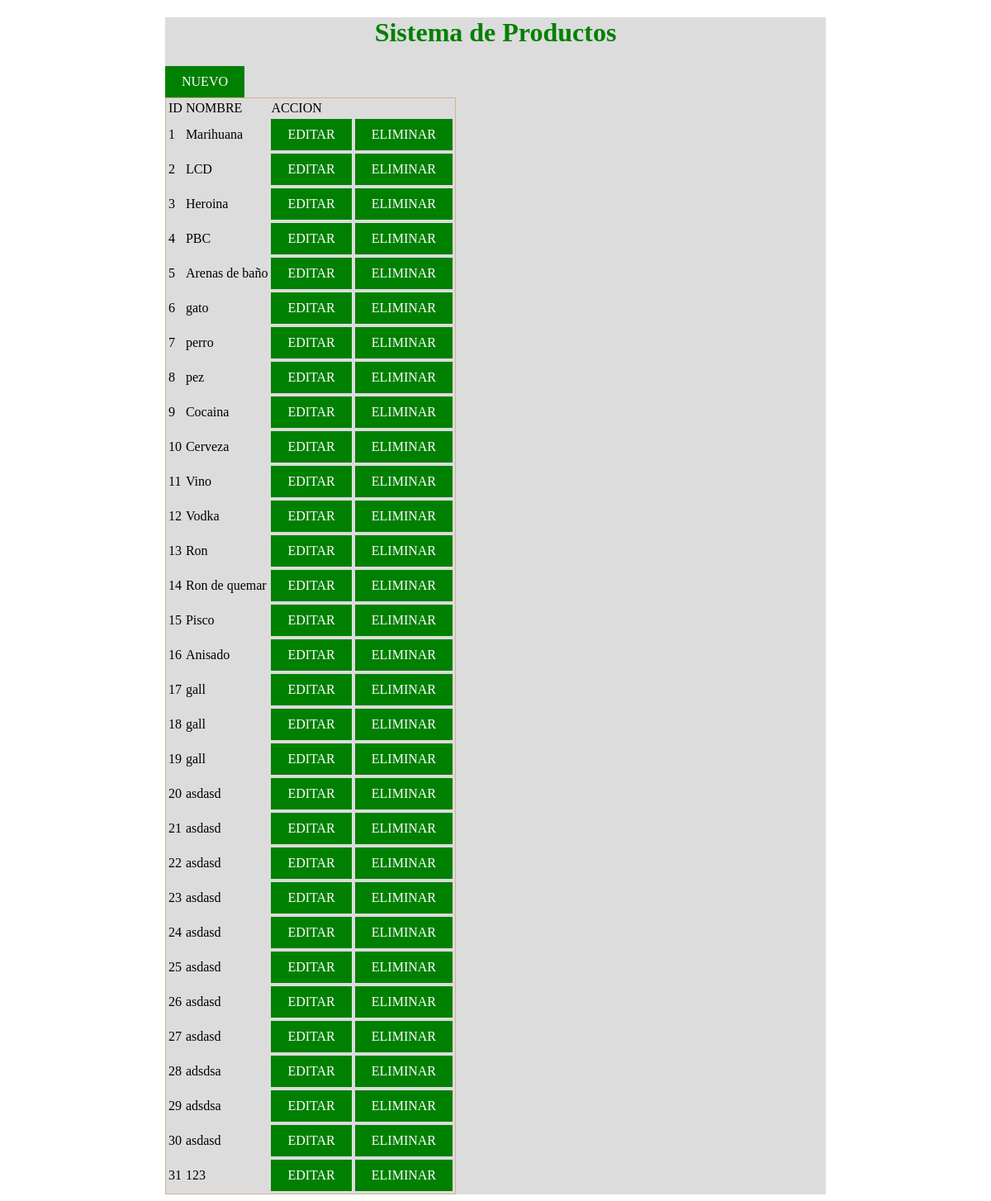
The page / on the database its author committed.
### tables this page shows
CREATE TABLE `product` (
  `id` int(11) NOT NULL,
  `name` varchar(100) NOT NULL,
  `price` decimal(10,0) NOT NULL
);

### controller/indexController.php (called while the page is built, shortened)
<?php
    require_once "model/indexModel.php";
    class ModeloController{
        static function index(){
            $product = new Modelo();
            $data = $product->Select("product","1");
            require_once "view/index.php";
        }
    }

### model/indexModel.php (called while the page is built, shortened)
<?php
class Modelo{
    private $db;
    private $datos;
    public function __construct()
    {
        $this->db = new PDO("mysql:host=localhost;dbname=mvcphp","root","");
    }
    public function Select($table,$condition){
        $sql = "SELECT * FROM $table WHERE $condition;";
        $result = $this->db->query($sql);
        while ($rows=$result->fetchAll(PDO::FETCH_ASSOC)) {
            $this-> datos[ ]=$rows ;
        }
        return $this->datos;
    }
}

### view/index.php (the view)
<?php
require_once "layouts/header.php";
?>
<a href="index.php?m=nuevo" class="btn">NUEVO</a>
<table>
    <tr>
        <td>ID</td>
        <td>NOMBRE</td>
        <td>ACCION</td>
    </tr>
    <tbody>
        <?php
        if (!empty($data)) :
            foreach ($data as $key => $value)
                foreach ($value as $v) : ?>
                <tr>
                    <td><?php echo $v['id'] ?></td>
                    <td><?php echo $v['name'] ?></td>
                    <td>
                        <a class="btn" href="index.php?m=editar&id=<?php echo $v['id'] ?>">EDITAR</a>
                        <a class="btn" href="index.php?m=eliminar&id=<?php echo $v['id'] ?>">ELIMINAR</a>
                    </td>
                </tr>
            <?php
                endforeach;
            ?>
        <?php else : ?>
            <tr>
                <td colspan="3">NO HAY REGISTROS</td>
            </tr>
        <?php endif ?>
    </tbody>
</table>
<?php
require_once "layouts/footer.php";
?>

### index.php (shortened to what this page needs)
<?php
    require_once("controller/indexController.php");
    if (isset($_GET['m'])){
        if(method_exists("ModeloController",$_GET["m"]))
            {
                ModeloController::{$_GET['m']}();
            }
        }else{
            ModeloController::index();
        }

### view/layouts/header.php (shortened to what this page needs)
<!DOCTYPE html>
<html lang="es">
<head>
    <link rel="stylesheet" href="assets/css/app.css">
</head>
<body>
    <div class="panel">
        <h1 class="text-center">Sistema de Productos</h1>

### view/layouts/footer.php
        </div>
    </body>
</html>

### assets/css/app.css (style rules this page uses)
.panel { max-width: 800px; margin: auto; background-color: gainsboro; }
.text-center { text-align: center; color: green; }
table { border: 1px solid tan; }
.btn { background: green; color: white; padding: 10px 20px; display: inline-block; text-decoration: none; }

### rows shown on the page
product: id "1", name "Marihuana"
product: id "2", name "LCD"
product: id "3", name "Heroina"
product: id "4", name "PBC"
product: id "5", name "Arenas de baño"
product: id "6", name "gato"
product: id "7", name "perro"
product: id "8", name "pez"
product: id "9", name "Cocaina"
product: id "10", name "Cerveza"
product: id "11", name "Vino"
product: id "12", name "Vodka"
product: id "13", name "Ron"
product: id "14", name "Ron de quemar"
product: id "15", name "Pisco"
product: id "16", name "Anisado"
product: id "17", name "gall"
product: id "18", name "gall"
product: id "19", name "gall"
product: id "20", name "asdasd"
product: id "21", name "asdasd"
product: id "22", name "asdasd"
product: id "23", name "asdasd"
product: id "24", name "asdasd"
product: id "25", name "asdasd"
product: id "26", name "asdasd"
product: id "27", name "asdasd"
product: id "28", name "adsdsa"
product: id "29", name "adsdsa"
product: id "30", name "asdasd"
product: id "31", name "123"
